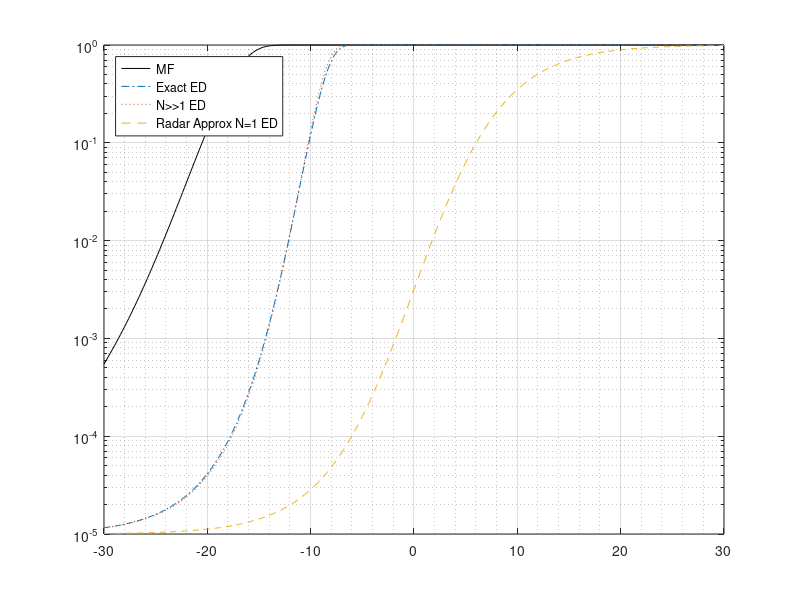

MATLAB code for this plot:
clear; close all

% Detection performance curve comparisons
n = 1000; % number of samples
snr_db = -30:0.2:30;
pfa = 1e-5;

snr = 10.^(snr_db/10);

%% Matched filter
pd_mf = qfunc(qfuncinv(pfa) - sqrt(n*snr));

%% Energy Detector Exact
thresholds = chi2inv(1 - pfa, 2*n);
pd_ed = 1 - ncx2cdf(thresholds, 2*n, 2*n*snr);

%% N>>1 Energy Detector
pd_ed1 = qfunc(qfuncinv(pfa) - sqrt(n)*snr);

%% N = 1 Radar Energy Detector
pd_ed2 = pfa.^(1./(1+snr));

%% Plots
semilogy(snr_db, pd_mf, 'k-'); hold all
semilogy(snr_db, pd_ed, '-.')
semilogy(snr_db, pd_ed1, ':')
semilogy(snr_db, pd_ed2, '--')
grid on; grid minor
legend('MF', 'Exact ED', 'N>>1 ED', 'Radar Approx N=1 ED', 'Location', 'northwest')

